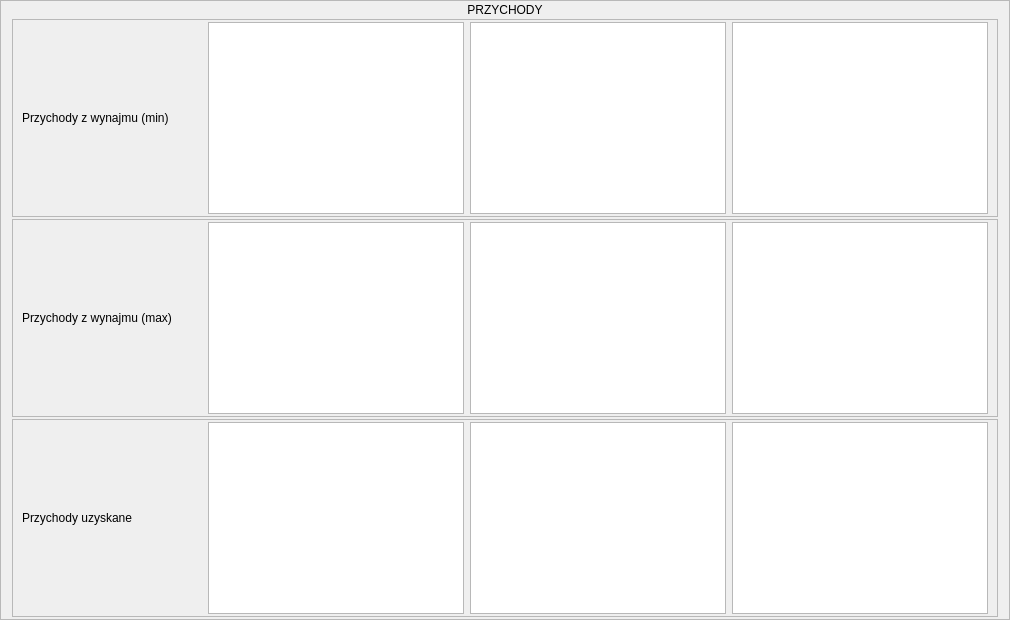
                         <widget class="QFrame" name="frame_rent_data_income">
                          <property name="minimumSize">
                           <size>
                            <width>0</width>
                            <height>130</height>
                           </size>
                          </property>
                          <property name="frameShape">
                           <enum>QFrame::StyledPanel</enum>
                          </property>
                          <property name="frameShadow">
                           <enum>QFrame::Raised</enum>
                          </property>
                          <layout class="QVBoxLayout" name="verticalLayout_14">
                           <property name="spacing">
                            <number>2</number>
                           </property>
                           <property name="topMargin">
                            <number>2</number>
                           </property>
                           <property name="bottomMargin">
                            <number>2</number>
                           </property>
                           <item>
                            <widget class="QLabel" name="label_26">
                             <property name="sizePolicy">
                              <sizepolicy hsizetype="Preferred" vsizetype="Maximum">
                               <horstretch>0</horstretch>
                               <verstretch>0</verstretch>
                              </sizepolicy>
                             </property>
                             <property name="layoutDirection">
                              <enum>Qt::LeftToRight</enum>
                             </property>
                             <property name="text">
                              <string>PRZYCHODY</string>
                             </property>
                             <property name="alignment">
                              <set>Qt::AlignCenter</set>
                             </property>
                            </widget>
                           </item>
                           <item>
                            <widget class="QFrame" name="frame_label_and_text_rent_income_min">
                             <property name="frameShape">
                              <enum>QFrame::StyledPanel</enum>
                             </property>
                             <property name="frameShadow">
                              <enum>QFrame::Raised</enum>
                             </property>
                             <layout class="QHBoxLayout" name="horizontalLayout_31">
                              <property name="topMargin">
                               <number>2</number>
                              </property>
                              <property name="bottomMargin">
                               <number>2</number>
                              </property>
                              <item>
                               <widget class="QLabel" name="label_37">
                                <property name="minimumSize">
                                 <size>
                                  <width>180</width>
                                  <height>0</height>
                                 </size>
                                </property>
                                <property name="text">
                                 <string>Przychody z wynajmu (min)</string>
                                </property>
                               </widget>
                              </item>
                              <item>
                               <widget class="QTextEdit" name="text_rent_income_min_month"/>
                              </item>
                              <item>
                               <widget class="QTextEdit" name="text_rent_income_min_year"/>
                              </item>
                              <item>
                               <widget class="QTextEdit" name="text_rent_income_min_percent"/>
                              </item>
                             </layout>
                            </widget>
                           </item>
                           <item>
                            <widget class="QFrame" name="frame_label_and_text_rent_income_max">
                             <property name="frameShape">
                              <enum>QFrame::StyledPanel</enum>
                             </property>
                             <property name="frameShadow">
                              <enum>QFrame::Raised</enum>
                             </property>
                             <layout class="QHBoxLayout" name="horizontalLayout_32">
                              <property name="topMargin">
                               <number>2</number>
                              </property>
                              <property name="bottomMargin">
                               <number>2</number>
                              </property>
                              <item>
                               <widget class="QLabel" name="label_38">
                                <property name="minimumSize">
                                 <size>
                                  <width>180</width>
                                  <height>0</height>
                                 </size>
                                </property>
                                <property name="text">
                                 <string>Przychody z wynajmu (max)</string>
                                </property>
                               </widget>
                              </item>
                              <item>
                               <widget class="QTextEdit" name="text_rent_income_max_month"/>
                              </item>
                              <item>
                               <widget class="QTextEdit" name="text_rent_income_max_year"/>
                              </item>
                              <item>
                               <widget class="QTextEdit" name="text_rent_income_max_percent"/>
                              </item>
                             </layout>
                            </widget>
                           </item>
                           <item>
                            <widget class="QFrame" name="frame_label_and_text_income_earned">
                             <property name="frameShape">
                              <enum>QFrame::StyledPanel</enum>
                             </property>
                             <property name="frameShadow">
                              <enum>QFrame::Raised</enum>
                             </property>
                             <layout class="QHBoxLayout" name="horizontalLayout_35">
                              <property name="topMargin">
                               <number>2</number>
                              </property>
                              <property name="bottomMargin">
                               <number>2</number>
                              </property>
                              <item>
                               <widget class="QLabel" name="label_39">
                                <property name="minimumSize">
                                 <size>
                                  <width>180</width>
                                  <height>0</height>
                                 </size>
                                </property>
                                <property name="text">
                                 <string>Przychody uzyskane</string>
                                </property>
                               </widget>
                              </item>
                              <item>
                               <widget class="QTextEdit" name="text_income_earned_month"/>
                              </item>
                              <item>
                               <widget class="QTextEdit" name="text_income_earned_year"/>
                              </item>
                              <item>
                               <widget class="QTextEdit" name="text_income_earned_percent"/>
                              </item>
                             </layout>
                            </widget>
                           </item>
                          </layout>
                         </widget>
